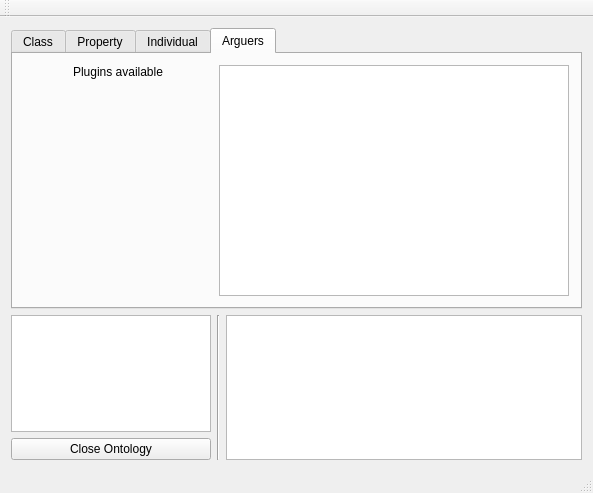
<?xml version="1.0" encoding="UTF-8"?>
<ui version="4.0">
 <class>ontoloGUI</class>
 <widget class="QMainWindow" name="ontoloGUI">
  <property name="geometry">
   <rect>
    <x>0</x>
    <y>0</y>
    <width>593</width>
    <height>493</height>
   </rect>
  </property>
  <property name="windowTitle">
   <string>ontoloGUI</string>
  </property>
  <widget class="QWidget" name="centralWidget">
   <layout class="QVBoxLayout" name="verticalLayout_2">
    <item>
     <widget class="QTabWidget" name="tabWidget">
      <property name="currentIndex">
       <number>3</number>
      </property>
      <widget class="QWidget" name="ClassTab">
       <attribute name="title">
        <string>Class</string>
       </attribute>
       <layout class="QVBoxLayout" name="verticalLayout_3">
        <item>
         <layout class="QHBoxLayout" name="horizontalLayout_4">
          <item>
           <widget class="QLabel" name="label">
            <property name="text">
             <string>Parameter</string>
            </property>
           </widget>
          </item>
          <item>
           <widget class="QLineEdit" name="classParameter"/>
          </item>
         </layout>
        </item>
        <item>
         <layout class="QHBoxLayout" name="horizontalLayout_3">
          <item>
           <widget class="QPushButtonExtended" name="Class_getUp">
            <property name="cursor">
             <cursorShape>PointingHandCursor</cursorShape>
            </property>
            <property name="whatsThis">
             <string>&lt;html&gt;&lt;head/&gt;&lt;body&gt;&lt;p&gt;&lt;span style=&quot; font-weight:600; font-style:italic;&quot;&gt;getUp&lt;/span&gt; will give you all classes above the one given in the parameter&lt;br/&gt;&lt;/p&gt;&lt;p&gt;Command line:&lt;/p&gt;&lt;p&gt;&lt;span style=&quot; font-family:'monospace';&quot;&gt;$ rosservice call /ontoloGenius/class &amp;quot;{param: 'human', action: 'getUp'}&amp;quot;&lt;/span&gt;&lt;/p&gt;&lt;/body&gt;&lt;/html&gt;</string>
            </property>
            <property name="text">
             <string>getUp</string>
            </property>
           </widget>
          </item>
          <item>
           <widget class="QPushButtonExtended" name="Class_getDown">
            <property name="cursor">
             <cursorShape>PointingHandCursor</cursorShape>
            </property>
            <property name="whatsThis">
             <string>&lt;html&gt;&lt;head/&gt;&lt;body&gt;&lt;p&gt;&lt;span style=&quot; font-weight:600; font-style:italic;&quot;&gt;getDown&lt;/span&gt; will give you all classes below the one given in the parameter&lt;br/&gt;&lt;/p&gt;&lt;p&gt;Command line:&lt;/p&gt;&lt;p&gt;&lt;span style=&quot; font-family:'monospace';&quot;&gt;$ rosservice call /ontoloGenius/class &amp;quot;{param: 'human', action: 'getDown'}&amp;quot;&lt;/span&gt;&lt;/p&gt;&lt;/body&gt;&lt;/html&gt;</string>
            </property>
            <property name="text">
             <string>getDown</string>
            </property>
           </widget>
          </item>
          <item>
           <widget class="QPushButtonExtended" name="Class_getDisjoint">
            <property name="cursor">
             <cursorShape>PointingHandCursor</cursorShape>
            </property>
            <property name="whatsThis">
             <string>&lt;html&gt;&lt;head/&gt;&lt;body&gt;&lt;p&gt;&lt;span style=&quot; font-weight:600; font-style:italic;&quot;&gt;getDisjoint&lt;/span&gt; will give you all the disjoint classes of the one given in the parameter&lt;br/&gt;&lt;/p&gt;&lt;p&gt;Command line:&lt;/p&gt;&lt;p&gt;&lt;span style=&quot; font-family:'monospace';&quot;&gt;$ rosservice call /ontoloGenius/class &amp;quot;{param: 'human', action: 'getDisjoint'}&amp;quot;&lt;/span&gt;&lt;/p&gt;&lt;/body&gt;&lt;/html&gt;</string>
            </property>
            <property name="text">
             <string>getDisjoint</string>
            </property>
           </widget>
          </item>
         </layout>
        </item>
        <item>
         <widget class="QTextEdit" name="ClassDescription">
          <property name="verticalScrollBarPolicy">
           <enum>Qt::ScrollBarAlwaysOff</enum>
          </property>
          <property name="horizontalScrollBarPolicy">
           <enum>Qt::ScrollBarAlwaysOff</enum>
          </property>
          <property name="readOnly">
           <bool>true</bool>
          </property>
          <property name="textInteractionFlags">
           <set>Qt::NoTextInteraction</set>
          </property>
         </widget>
        </item>
       </layout>
      </widget>
      <widget class="QWidget" name="PropertyTab">
       <attribute name="title">
        <string>Property</string>
       </attribute>
       <layout class="QVBoxLayout" name="verticalLayout_4">
        <item>
         <layout class="QHBoxLayout" name="horizontalLayout_5">
          <item>
           <widget class="QLabel" name="label_2">
            <property name="text">
             <string>Parameter</string>
            </property>
           </widget>
          </item>
          <item>
           <widget class="QLineEdit" name="propertyParameter"/>
          </item>
         </layout>
        </item>
        <item>
         <layout class="QHBoxLayout" name="horizontalLayout_7">
          <item>
           <widget class="QPushButtonExtended" name="Property_getUp">
            <property name="cursor">
             <cursorShape>PointingHandCursor</cursorShape>
            </property>
            <property name="whatsThis">
             <string>&lt;html&gt;&lt;head/&gt;&lt;body&gt;&lt;p&gt;&lt;span style=&quot; font-weight:600; font-style:italic;&quot;&gt;getUp&lt;/span&gt; will give you all properties above the one given in the parameter &lt;br/&gt;&lt;/p&gt;&lt;p&gt;Command line:&lt;/p&gt;&lt;p&gt;&lt;span style=&quot; font-family:'monospace';&quot;&gt;$ rosservice call /ontoloGenius/property &amp;quot;{param: 'isInArea', action: 'getUp'}&amp;quot;&lt;/span&gt;&lt;/p&gt;&lt;/body&gt;&lt;/html&gt;</string>
            </property>
            <property name="text">
             <string>getUp</string>
            </property>
           </widget>
          </item>
          <item>
           <widget class="QPushButtonExtended" name="Property_getDown">
            <property name="cursor">
             <cursorShape>PointingHandCursor</cursorShape>
            </property>
            <property name="whatsThis">
             <string>&lt;html&gt;&lt;head/&gt;&lt;body&gt;&lt;p&gt;&lt;span style=&quot; font-weight:600; font-style:italic;&quot;&gt;getDown&lt;/span&gt; will give you all properties below the one given in the parameter&lt;br/&gt;&lt;/p&gt;&lt;p&gt;Command line:&lt;/p&gt;&lt;p&gt;&lt;span style=&quot; font-family:'monospace';&quot;&gt;$ rosservice call /ontoloGenius/property &amp;quot;{param: 'isInArea', action: 'getDown'}&amp;quot;&lt;/span&gt;&lt;/p&gt;&lt;/body&gt;&lt;/html&gt;</string>
            </property>
            <property name="text">
             <string>getDown</string>
            </property>
           </widget>
          </item>
          <item>
           <widget class="QPushButtonExtended" name="Property_getDisjoint">
            <property name="cursor">
             <cursorShape>PointingHandCursor</cursorShape>
            </property>
            <property name="whatsThis">
             <string>&lt;html&gt;&lt;head/&gt;&lt;body&gt;&lt;p&gt;&lt;span style=&quot; font-weight:600; font-style:italic;&quot;&gt;getDisjoint&lt;/span&gt; will give you all the disjoint properties of the one given in the parameter&lt;br/&gt;&lt;/p&gt;&lt;p&gt;Command line:&lt;/p&gt;&lt;p&gt;&lt;span style=&quot; font-family:'monospace';&quot;&gt;$ rosservice call /ontoloGenius/property &amp;quot;{param: 'aProperty', action: 'getDisjoint'}&amp;quot;&lt;/span&gt;&lt;/p&gt;&lt;/body&gt;&lt;/html&gt;</string>
            </property>
            <property name="text">
             <string>getDisjoint</string>
            </property>
           </widget>
          </item>
         </layout>
        </item>
        <item>
         <layout class="QHBoxLayout" name="horizontalLayout_8">
          <item>
           <widget class="QPushButtonExtended" name="Property_getInverse">
            <property name="cursor">
             <cursorShape>PointingHandCursor</cursorShape>
            </property>
            <property name="whatsThis">
             <string>&lt;html&gt;&lt;head/&gt;&lt;body&gt;&lt;p&gt;&lt;span style=&quot; font-weight:600; font-style:italic;&quot;&gt;getInverse&lt;/span&gt; will give you all the inverses properties of the one given in the parameter&lt;br/&gt;&lt;/p&gt;&lt;p&gt;Command line:&lt;/p&gt;&lt;p&gt;$ rosservice call /ontoloGenius/property &amp;quot;{param: 'isOn', action: 'getInverse'}&amp;quot;&lt;/p&gt;&lt;/body&gt;&lt;/html&gt;</string>
            </property>
            <property name="text">
             <string>getInverse</string>
            </property>
           </widget>
          </item>
          <item>
           <widget class="QPushButtonExtended" name="Property_getDomain">
            <property name="cursor">
             <cursorShape>PointingHandCursor</cursorShape>
            </property>
            <property name="whatsThis">
             <string>&lt;html&gt;&lt;head/&gt;&lt;body&gt;&lt;p&gt;&lt;span style=&quot; font-weight:600; font-style:italic;&quot;&gt;getDomain&lt;/span&gt; will give you all the domains classes of the property given in the parameter&lt;br/&gt;&lt;/p&gt;&lt;p&gt;Command line:&lt;/p&gt;&lt;p&gt;&lt;span style=&quot; font-family:'monospace';&quot;&gt;$ rosservice call /ontoloGenius/property &amp;quot;{param: 'isInArea', action: 'getDomain'}&amp;quot;&lt;/span&gt;&lt;/p&gt;&lt;/body&gt;&lt;/html&gt;</string>
            </property>
            <property name="text">
             <string>getDomain</string>
            </property>
           </widget>
          </item>
          <item>
           <widget class="QPushButtonExtended" name="Property_getRange">
            <property name="cursor">
             <cursorShape>PointingHandCursor</cursorShape>
            </property>
            <property name="whatsThis">
             <string>&lt;html&gt;&lt;head/&gt;&lt;body&gt;&lt;p&gt;&lt;span style=&quot; font-weight:600; font-style:italic;&quot;&gt;getRange&lt;/span&gt; will give you all the ranges classes of the property given in the parameter&lt;br/&gt;&lt;/p&gt;&lt;p&gt;Command line:&lt;/p&gt;&lt;p&gt;&lt;span style=&quot; font-family:'monospace';&quot;&gt;$ rosservice call /ontoloGenius/property &amp;quot;{param: 'isInArea', action: 'getRange'}&amp;quot;&lt;/span&gt;&lt;/p&gt;&lt;/body&gt;&lt;/html&gt;</string>
            </property>
            <property name="text">
             <string>getRange</string>
            </property>
           </widget>
          </item>
         </layout>
        </item>
        <item>
         <widget class="QTextEdit" name="PropertyDescription">
          <property name="verticalScrollBarPolicy">
           <enum>Qt::ScrollBarAlwaysOff</enum>
          </property>
          <property name="horizontalScrollBarPolicy">
           <enum>Qt::ScrollBarAlwaysOff</enum>
          </property>
          <property name="readOnly">
           <bool>true</bool>
          </property>
          <property name="textInteractionFlags">
           <set>Qt::NoTextInteraction</set>
          </property>
         </widget>
        </item>
       </layout>
      </widget>
      <widget class="QWidget" name="IndividualTab">
       <attribute name="title">
        <string>Individual</string>
       </attribute>
       <layout class="QVBoxLayout" name="verticalLayout_5">
        <item>
         <layout class="QHBoxLayout" name="horizontalLayout_9">
          <item>
           <widget class="QLabel" name="label_3">
            <property name="text">
             <string>Parameter</string>
            </property>
           </widget>
          </item>
          <item>
           <widget class="QLineEdit" name="individualParameter"/>
          </item>
         </layout>
        </item>
        <item>
         <layout class="QHBoxLayout" name="horizontalLayout_11">
          <item>
           <widget class="QPushButtonExtended" name="Individual_getUp">
            <property name="cursor">
             <cursorShape>PointingHandCursor</cursorShape>
            </property>
            <property name="whatsThis">
             <string>&lt;html&gt;&lt;head/&gt;&lt;body&gt;&lt;p&gt;&lt;span style=&quot; font-weight:600; font-style:italic;&quot;&gt;getUp&lt;/span&gt; will give you all the above classes the given individual in the parameter&lt;br/&gt;&lt;/p&gt;&lt;p&gt;Command line:&lt;/p&gt;&lt;p&gt;&lt;span style=&quot; font-family:'monospace';&quot;&gt;$ rosservice call /ontoloGenius/individual &amp;quot;{param: 'cube1', action: 'getUp'}&amp;quot;&lt;/span&gt;&lt;/p&gt;&lt;/body&gt;&lt;/html&gt;</string>
            </property>
            <property name="text">
             <string>getUp</string>
            </property>
           </widget>
          </item>
          <item>
           <widget class="QPushButtonExtended" name="Individual_getSame">
            <property name="cursor">
             <cursorShape>PointingHandCursor</cursorShape>
            </property>
            <property name="whatsThis">
             <string>&lt;html&gt;&lt;head/&gt;&lt;body&gt;&lt;p&gt;&lt;span style=&quot; font-weight:600; font-style:italic;&quot;&gt;getSame&lt;/span&gt; will give you all the individuals that are defined as being identical to the one given in the parameter&lt;br/&gt;&lt;/p&gt;&lt;p&gt;Command line:&lt;/p&gt;&lt;p&gt;&lt;span style=&quot; font-family:'monospace';&quot;&gt;$ rosservice call /ontoloGenius/individual &amp;quot;{param: 'cube1', action: 'getSame'}&amp;quot;&lt;/span&gt;&lt;/p&gt;&lt;/body&gt;&lt;/html&gt;</string>
            </property>
            <property name="text">
             <string>getSame</string>
            </property>
           </widget>
          </item>
          <item>
           <widget class="QPushButtonExtended" name="Individual_getDistinct">
            <property name="cursor">
             <cursorShape>PointingHandCursor</cursorShape>
            </property>
            <property name="whatsThis">
             <string>&lt;html&gt;&lt;head/&gt;&lt;body&gt;&lt;p&gt;&lt;span style=&quot; font-weight:600; font-style:italic;&quot;&gt;getDistincts&lt;/span&gt; will give you all the defined individuals as being distinct from the one given in the parameter&lt;br/&gt;&lt;/p&gt;&lt;p&gt;Command line:&lt;/p&gt;&lt;p&gt;&lt;span style=&quot; font-family:'monospace';&quot;&gt;$ rosservice call /ontoloGenius/individual &amp;quot;{param: 'blueCube', action: 'getDistincts'}&amp;quot;&lt;/span&gt;&lt;/p&gt;&lt;/body&gt;&lt;/html&gt;</string>
            </property>
            <property name="text">
             <string>getDistinct</string>
            </property>
           </widget>
          </item>
         </layout>
        </item>
        <item>
         <layout class="QHBoxLayout" name="horizontalLayout_10">
          <item>
           <widget class="QPushButtonExtended" name="Individual_getRelationFrom">
            <property name="cursor">
             <cursorShape>PointingHandCursor</cursorShape>
            </property>
            <property name="whatsThis">
             <string>&lt;html&gt;&lt;head/&gt;&lt;body&gt;&lt;p&gt;&lt;span style=&quot; font-weight:600; font-style:italic;&quot;&gt;getRelationFrom&lt;/span&gt; will give you all the properties applied to the individual given in the parameter&lt;br/&gt;&lt;/p&gt;&lt;p&gt;Command line:&lt;/p&gt;&lt;p&gt;&lt;span style=&quot; font-family:'monospace';&quot;&gt;$ rosservice call /ontoloGenius/individual &amp;quot;{param: 'cube1', action: 'getRelationFrom'}&amp;quot;&lt;/span&gt;&lt;/p&gt;&lt;/body&gt;&lt;/html&gt;</string>
            </property>
            <property name="text">
             <string>getRelationFrom</string>
            </property>
           </widget>
          </item>
          <item>
           <widget class="QPushButtonExtended" name="Individual_getRelationOn">
            <property name="cursor">
             <cursorShape>PointingHandCursor</cursorShape>
            </property>
            <property name="whatsThis">
             <string>&lt;html&gt;&lt;head/&gt;&lt;body&gt;&lt;p&gt;&lt;span style=&quot; font-weight:600; font-style:italic;&quot;&gt;getRelationOn&lt;/span&gt; will give you all the properties going to the given individual in the parameter&lt;br/&gt;&lt;/p&gt;&lt;p&gt;Command line:&lt;/p&gt;&lt;p&gt;&lt;span style=&quot; font-family:'monospace';&quot;&gt;$ rosservice call /ontoloGenius/individual &amp;quot;{param: 'blueCube', action: 'getRelationOn'}&amp;quot;&lt;/span&gt;&lt;/p&gt;&lt;/body&gt;&lt;/html&gt;</string>
            </property>
            <property name="text">
             <string>getRelationOn</string>
            </property>
           </widget>
          </item>
          <item>
           <widget class="QPushButtonExtended" name="Individual_getRelationWith">
            <property name="cursor">
             <cursorShape>PointingHandCursor</cursorShape>
            </property>
            <property name="whatsThis">
             <string>&lt;html&gt;&lt;head/&gt;&lt;body&gt;&lt;p&gt;&lt;span style=&quot; font-weight:600; font-style:italic;&quot;&gt;getRelationWith&lt;/span&gt; will give you all the individuals pointed by a property applied to the given individual in the parameter&lt;br/&gt;&lt;/p&gt;&lt;p&gt;Command line:&lt;/p&gt;&lt;p&gt;&lt;span style=&quot; font-family:'monospace';&quot;&gt;$ rosservice call /ontoloGenius/individual &amp;quot;{param: 'cube1', action: 'getRelationWith'}&amp;quot;&lt;/span&gt;&lt;/p&gt;&lt;/body&gt;&lt;/html&gt;</string>
            </property>
            <property name="text">
             <string>getRelationWith</string>
            </property>
           </widget>
          </item>
         </layout>
        </item>
        <item>
         <layout class="QHBoxLayout" name="horizontalLayout_12">
          <item>
           <widget class="QPushButtonExtended" name="Individual_getRelatedFrom">
            <property name="cursor">
             <cursorShape>PointingHandCursor</cursorShape>
            </property>
            <property name="whatsThis">
             <string>&lt;html&gt;&lt;head/&gt;&lt;body&gt;&lt;p&gt;&lt;span style=&quot; font-weight:600; font-style:italic;&quot;&gt;getRelatedFrom&lt;/span&gt; will give you all the individuals possessing the property given in the parameter&lt;br/&gt;&lt;/p&gt;&lt;p&gt;Command line:&lt;/p&gt;&lt;p&gt;&lt;span style=&quot; font-family:'monospace';&quot;&gt;$ rosservice call /ontoloGenius/individual &amp;quot;{param: 'isOn', action: 'getRelatedFrom'}&amp;quot;&lt;/span&gt;&lt;/p&gt;&lt;/body&gt;&lt;/html&gt;</string>
            </property>
            <property name="text">
             <string>getRelatedFrom</string>
            </property>
           </widget>
          </item>
          <item>
           <widget class="QPushButtonExtended" name="Individual_getRelatedOn">
            <property name="cursor">
             <cursorShape>PointingHandCursor</cursorShape>
            </property>
            <property name="whatsThis">
             <string>&lt;html&gt;&lt;head/&gt;&lt;body&gt;&lt;p&gt;&lt;span style=&quot; font-weight:600; font-style:italic;&quot;&gt;getRelatedOn&lt;/span&gt; will give you all the individuals pointed to by the property given in the parameter&lt;br/&gt;&lt;/p&gt;&lt;p&gt;Command line:&lt;/p&gt;&lt;p&gt;$ rosservice call /ontoloGenius/individual &amp;quot;{param: 'isOn', action: 'getRelatedOn'}&amp;quot;&lt;/p&gt;&lt;/body&gt;&lt;/html&gt;</string>
            </property>
            <property name="text">
             <string>getRelatedOn</string>
            </property>
           </widget>
          </item>
          <item>
           <widget class="QPushButtonExtended" name="Individual_getRelatedWith">
            <property name="cursor">
             <cursorShape>PointingHandCursor</cursorShape>
            </property>
            <property name="whatsThis">
             <string>&lt;html&gt;&lt;head/&gt;&lt;body&gt;&lt;p&gt;&lt;span style=&quot; font-weight:600; font-style:italic;&quot;&gt;getRelatedWith&lt;/span&gt; will give you all individuals having a property pointing to the given individual in the parameter&lt;br/&gt;&lt;/p&gt;&lt;p&gt;Command line:&lt;/p&gt;&lt;p&gt;&lt;span style=&quot; font-family:'monospace';&quot;&gt;$ rosservice call /ontoloGenius/individual &amp;quot;{param: 'blueCube', action: 'getRelatedWith'}&amp;quot;&lt;/span&gt;&lt;/p&gt;&lt;/body&gt;&lt;/html&gt;</string>
            </property>
            <property name="text">
             <string>getRelatedWith</string>
            </property>
           </widget>
          </item>
         </layout>
        </item>
        <item>
         <widget class="QTextEdit" name="IndividualDescription">
          <property name="readOnly">
           <bool>true</bool>
          </property>
          <property name="textInteractionFlags">
           <set>Qt::NoTextInteraction</set>
          </property>
         </widget>
        </item>
       </layout>
      </widget>
      <widget class="QWidget" name="ArguerTab">
       <attribute name="title">
        <string>Arguers</string>
       </attribute>
       <layout class="QHBoxLayout" name="horizontalLayout_13">
        <item>
         <layout class="QVBoxLayout" name="ArguerListLayout">
          <item alignment="Qt::AlignHCenter|Qt::AlignTop">
           <widget class="QLabel" name="label_4">
            <property name="sizePolicy">
             <sizepolicy hsizetype="Preferred" vsizetype="Preferred">
              <horstretch>0</horstretch>
              <verstretch>0</verstretch>
             </sizepolicy>
            </property>
            <property name="text">
             <string>Plugins available</string>
            </property>
           </widget>
          </item>
         </layout>
        </item>
        <item>
         <widget class="QTextEdit" name="ArguerDescription">
          <property name="maximumSize">
           <size>
            <width>350</width>
            <height>16777215</height>
           </size>
          </property>
          <property name="readOnly">
           <bool>true</bool>
          </property>
          <property name="cursorWidth">
           <number>1</number>
          </property>
          <property name="textInteractionFlags">
           <set>Qt::NoTextInteraction</set>
          </property>
         </widget>
        </item>
       </layout>
      </widget>
     </widget>
    </item>
    <item>
     <layout class="QHBoxLayout" name="horizontalLayout_2">
      <item>
       <layout class="QVBoxLayout" name="verticalLayout">
        <item>
         <widget class="QTextEdit" name="InfoArea">
          <property name="minimumSize">
           <size>
            <width>150</width>
            <height>0</height>
           </size>
          </property>
          <property name="maximumSize">
           <size>
            <width>200</width>
            <height>200</height>
           </size>
          </property>
          <property name="readOnly">
           <bool>true</bool>
          </property>
          <property name="html">
           <string>&lt;!DOCTYPE HTML PUBLIC &quot;-//W3C//DTD HTML 4.0//EN&quot; &quot;http://www.w3.org/TR/REC-html40/strict.dtd&quot;&gt;
&lt;html&gt;&lt;head&gt;&lt;meta name=&quot;qrichtext&quot; content=&quot;1&quot; /&gt;&lt;style type=&quot;text/css&quot;&gt;
p, li { white-space: pre-wrap; }
&lt;/style&gt;&lt;/head&gt;&lt;body style=&quot; font-family:'Noto Sans'; font-size:9pt; font-weight:400; font-style:normal;&quot;&gt;
&lt;p style=&quot;-qt-paragraph-type:empty; margin-top:0px; margin-bottom:0px; margin-left:0px; margin-right:0px; -qt-block-indent:0; text-indent:0px;&quot;&gt;&lt;br /&gt;&lt;/p&gt;&lt;/body&gt;&lt;/html&gt;</string>
          </property>
         </widget>
        </item>
        <item>
         <widget class="QPushButton" name="CloseButton">
          <property name="maximumSize">
           <size>
            <width>200</width>
            <height>16777215</height>
           </size>
          </property>
          <property name="text">
           <string>Close Ontology</string>
          </property>
         </widget>
        </item>
       </layout>
      </item>
      <item>
       <widget class="Line" name="line">
        <property name="sizePolicy">
         <sizepolicy hsizetype="Fixed" vsizetype="Preferred">
          <horstretch>0</horstretch>
          <verstretch>0</verstretch>
         </sizepolicy>
        </property>
        <property name="orientation">
         <enum>Qt::Vertical</enum>
        </property>
       </widget>
      </item>
      <item>
       <widget class="QTextEdit" name="ResultArea">
        <property name="maximumSize">
         <size>
          <width>16777215</width>
          <height>200</height>
         </size>
        </property>
        <property name="readOnly">
         <bool>true</bool>
        </property>
       </widget>
      </item>
     </layout>
    </item>
   </layout>
  </widget>
  <widget class="QMenuBar" name="menuBar">
   <property name="geometry">
    <rect>
     <x>0</x>
     <y>0</y>
     <width>593</width>
     <height>22</height>
    </rect>
   </property>
  </widget>
  <widget class="QToolBar" name="mainToolBar">
   <attribute name="toolBarArea">
    <enum>TopToolBarArea</enum>
   </attribute>
   <attribute name="toolBarBreak">
    <bool>false</bool>
   </attribute>
  </widget>
  <widget class="QStatusBar" name="statusBar"/>
 </widget>
 <layoutdefault spacing="6" margin="11"/>
 <customwidgets>
  <customwidget>
   <class>QPushButtonExtended</class>
   <extends>QPushButton</extends>
   <header>include/ontoloGenius/ontoloGUI/qpushbuttonextended.h</header>
  </customwidget>
 </customwidgets>
 <resources/>
 <connections/>
</ui>
